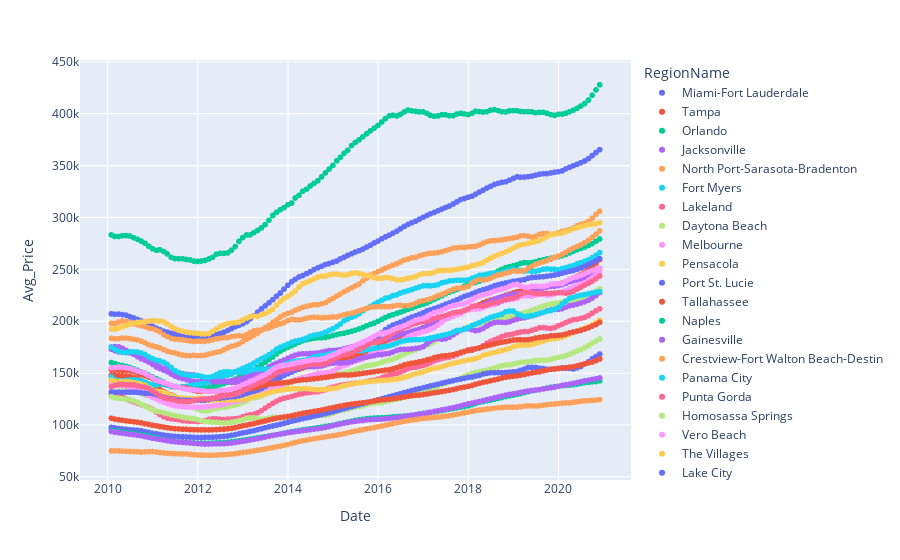
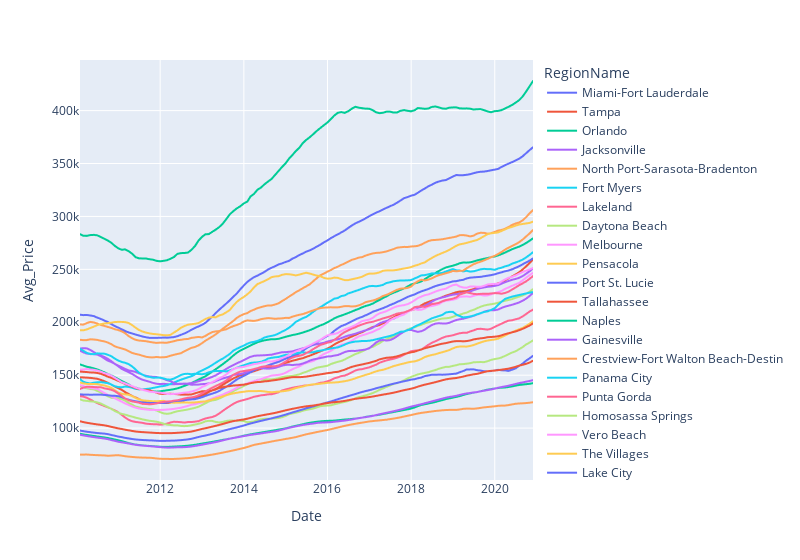

These figures' notebook cell, in order:
### Code cell
# Graph home sales for 2010-2019 for FL
fig = px.scatter(FL_base_df, x="Date", y="Avg_Price", color="RegionName", hover_data=['RegionName'])
fig.show()
#plt.savefig("..\reports\images\FL2010-2019Sales.png")
fig1 = px.line(FL_base_df, x="Date", y="Avg_Price", color="RegionName", width=800)
fig1.show()

### Figure 1 — Plotly figure (JSON) as saved in the notebook; plotly's stock layout.template omitted (floating-point values rounded to 4 significant figures; data arrays with more than 128 entries replaced by an {"elided": "..."} marker saying what was removed)
{"data": [{"customdata": {"elided": "131x1 str values"}, "hovertemplate": "RegionName=%{customdata[0]}<br>Date=%{x}<br>Avg_Price=%{y}<extra></extra>", "legendgroup": "Miami-Fort Lauderdale", "marker": {"color": "#636efa", "symbol": "circle"}, "mode": "markers", "name": "Miami-Fort Lauderdale", "showlegend": true, "type": "scattergl", "x": {"elided": "131 str values"}, "xaxis": "x", "y": {"elided": "131 int values"}, "yaxis": "y"}, {"customdata": {"elided": "131x1 str values"}, "hovertemplate": "RegionName=%{customdata[0]}<br>Date=%{x}<br>Avg_Price=%{y}<extra></extra>", "legendgroup": "Tampa", "marker": {"color": "#EF553B", "symbol": "circle"}, "mode": "markers", "name": "Tampa", "showlegend": true, "type": "scattergl", "x": {"elided": "131 str values"}, "xaxis": "x", "y": {"elided": "131 int values"}, "yaxis": "y"}, {"customdata": {"elided": "131x1 str values"}, "hovertemplate": "RegionName=%{customdata[0]}<br>Date=%{x}<br>Avg_Price=%{y}<extra></extra>", "legendgroup": "Orlando", "marker": {"color": "#00cc96", "symbol": "circle"}, "mode": "markers", "name": "Orlando", "showlegend": true, "type": "scattergl", "x": {"elided": "131 str values"}, "xaxis": "x", "y": {"elided": "131 int values"}, "yaxis": "y"}, {"customdata": {"elided": "131x1 str values"}, "hovertemplate": "RegionName=%{customdata[0]}<br>Date=%{x}<br>Avg_Price=%{y}<extra></extra>", "legendgroup": "Jacksonville", "marker": {"color": "#ab63fa", "symbol": "circle"}, "mode": "markers", "name": "Jacksonville", "showlegend": true, "type": "scattergl", "x": {"elided": "131 str values"}, "xaxis": "x", "y": {"elided": "131 int values"}, "yaxis": "y"}, {"customdata": {"elided": "131x1 str values"}, "hovertemplate": "RegionName=%{customdata[0]}<br>Date=%{x}<br>Avg_Price=%{y}<extra></extra>", "legendgroup": "North Port-Sarasota-Bradenton", "marker": {"color": "#FFA15A", "symbol": "circle"}, "mode": "markers", "name": "North Port-Sarasota-Bradenton", "showlegend": true, "type": "scattergl", "x": {"elided": "131 str values"}, "xaxis": "x", "y": {"elided": "131 int values"}, "yaxis": "y"}, {"customdata": {"elided": "131x1 str values"}, "hovertemplate": "RegionName=%{customdata[0]}<br>Date=%{x}<br>Avg_Price=%{y}<extra></extra>", "legendgroup": "Fort Myers", "marker": {"color": "#19d3f3", "symbol": "circle"}, "mode": "markers", "name": "Fort Myers", "showlegend": true, "type": "scattergl", "x": {"elided": "131 str values"}, "xaxis": "x", "y": {"elided": "131 int values"}, "yaxis": "y"}, {"customdata": {"elided": "131x1 str values"}, "hovertemplate": "RegionName=%{customdata[0]}<br>Date=%{x}<br>Avg_Price=%{y}<extra></extra>", "legendgroup": "Lakeland", "marker": {"color": "#FF6692", "symbol": "circle"}, "mode": "markers", "name": "Lakeland", "showlegend": true, "type": "scattergl", "x": {"elided": "131 str values"}, "xaxis": "x", "y": {"elided": "131 int values"}, "yaxis": "y"}, {"customdata": {"elided": "131x1 str values"}, "hovertemplate": "RegionName=%{customdata[0]}<br>Date=%{x}<br>Avg_Price=%{y}<extra></extra>", "legendgroup": "Daytona Beach", "marker": {"color": "#B6E880", "symbol": "circle"}, "mode": "markers", "name": "Daytona Beach", "showlegend": true, "type": "scattergl", "x": {"elided": "131 str values"}, "xaxis": "x", "y": {"elided": "131 int values"}, "yaxis": "y"}, {"customdata": {"elided": "131x1 str values"}, "hovertemplate": "RegionName=%{customdata[0]}<br>Date=%{x}<br>Avg_Price=%{y}<extra></extra>", "legendgroup": "Melbourne", "marker": {"color": "#FF97FF", "symbol": "circle"}, "mode": "markers", "name": "Melbourne", "showlegend": true, "type": "scattergl", "x": {"elided": "131 str values"}, "xaxis": "x", "y": {"elided": "131 int values"}, "yaxis": "y"}, {"customdata": {"elided": "131x1 str values"}, "hovertemplate": "RegionName=%{customdata[0]}<br>Date=%{x}<br>Avg_Price=%{y}<extra></extra>", "legendgroup": "Pensacola", "marker": {"color": "#FECB52", "symbol": "circle"}, "mode": "markers", "name": "Pensacola", "showlegend": true, "type": "scattergl", "x": {"elided": "131 str values"}, "xaxis": "x", "y": {"elided": "131 int values"}, "yaxis": "y"}, {"customdata": {"elided": "131x1 str values"}, "hovertemplate": "RegionName=%{customdata[0]}<br>Date=%{x}<br>Avg_Price=%{y}<extra></extra>", "legendgroup": "Port St. Lucie", "marker": {"color": "#636efa", "symbol": "circle"}, "mode": "markers", "name": "Port St. Lucie", "showlegend": true, "type": "scattergl", "x": {"elided": "131 str values"}, "xaxis": "x", "y": {"elided": "131 int values"}, "yaxis": "y"}, {"customdata": {"elided": "131x1 str values"}, "hovertemplate": "RegionName=%{customdata[0]}<br>Date=%{x}<br>Avg_Price=%{y}<extra></extra>", "legendgroup": "Tallahassee", "marker": {"color": "#EF553B", "symbol": "circle"}, "mode": "markers", "name": "Tallahassee", "showlegend": true, "type": "scattergl", "x": {"elided": "131 str values"}, "xaxis": "x", "y": {"elided": "131 int values"}, "yaxis": "y"}, {"customdata": {"elided": "131x1 str values"}, "hovertemplate": "RegionName=%{customdata[0]}<br>Date=%{x}<br>Avg_Price=%{y}<extra></extra>", "legendgroup": "Naples", "marker": {"color": "#00cc96", "symbol": "circle"}, "mode": "markers", "name": "Naples", "showlegend": true, "type": "scattergl", "x": {"elided": "131 str values"}, "xaxis": "x", "y": {"elided": "131 int values"}, "yaxis": "y"}, {"customdata": {"elided": "131x1 str values"}, "hovertemplate": "RegionName=%{customdata[0]}<br>Date=%{x}<br>Avg_Price=%{y}<extra></extra>", "legendgroup": "Gainesville", "marker": {"color": "#ab63fa", "symbol": "circle"}, "mode": "markers", "name": "Gainesville", "showlegend": true, "type": "scattergl", "x": {"elided": "131 str values"}, "xaxis": "x", "y": {"elided": "131 int values"}, "yaxis": "y"}, {"customdata": {"elided": "131x1 str values"}, "hovertemplate": "RegionName=%{customdata[0]}<br>Date=%{x}<br>Avg_Price=%{y}<extra></extra>", "legendgroup": "Crestview-Fort Walton Beach-Destin", "marker": {"color": "#FFA15A", "symbol": "circle"}, "mode": "markers", "name": "Crestview-Fort Walton Beach-Destin", "showlegend": true, "type": "scattergl", "x": {"elided": "131 str values"}, "xaxis": "x", "y": {"elided": "131 int values"}, "yaxis": "y"}, {"customdata": {"elided": "131x1 str values"}, "hovertemplate": "RegionName=%{customdata[0]}<br>Date=%{x}<br>Avg_Price=%{y}<extra></extra>", "legendgroup": "Panama City", "marker": {"color": "#19d3f3", "symbol": "circle"}, "mode": "markers", "name": "Panama City", "showlegend": true, "type": "scattergl", "x": {"elided": "131 str values"}, "xaxis": "x", "y": {"elided": "131 int values"}, "yaxis": "y"}, {"customdata": {"elided": "131x1 str values"}, "hovertemplate": "RegionName=%{customdata[0]}<br>Date=%{x}<br>Avg_Price=%{y}<extra></extra>", "legendgroup": "Punta Gorda", "marker": {"color": "#FF6692", "symbol": "circle"}, "mode": "markers", "name": "Punta Gorda", "showlegend": true, "type": "scattergl", "x": {"elided": "131 str values"}, "xaxis": "x", "y": {"elided": "131 int values"}, "yaxis": "y"}, {"customdata": {"elided": "131x1 str values"}, "hovertemplate": "RegionName=%{customdata[0]}<br>Date=%{x}<br>Avg_Price=%{y}<extra></extra>", "legendgroup": "Homosassa Springs", "marker": {"color": "#B6E880", "symbol": "circle"}, "mode": "markers", "name": "Homosassa Springs", "showlegend": true, "type": "scattergl", "x": {"elided": "131 str values"}, "xaxis": "x", "y": {"elided": "131 int values"}, "yaxis": "y"}, {"customdata": {"elided": "131x1 str values"}, "hovertemplate": "RegionName=%{customdata[0]}<br>Date=%{x}<br>Avg_Price=%{y}<extra></extra>", "legendgroup": "Vero Beach", "marker": {"color": "#FF97FF", "symbol": "circle"}, "mode": "markers", "name": "Vero Beach", "showlegend": true, "type": "scattergl", "x": {"elided": "131 str values"}, "xaxis": "x", "y": {"elided": "131 int values"}, "yaxis": "y"}, {"customdata": {"elided": "131x1 str values"}, "hovertemplate": "RegionName=%{customdata[0]}<br>Date=%{x}<br>Avg_Price=%{y}<extra></extra>", "legendgroup": "The Villages", "marker": {"color": "#FECB52", "symbol": "circle"}, "mode": "markers", "name": "The Villages", "showlegend": true, "type": "scattergl", "x": {"elided": "131 str values"}, "xaxis": "x", "y": {"elided": "131 int values"}, "yaxis": "y"}, {"customdata": {"elided": "131x1 str values"}, "hovertemplate": "RegionName=%{customdata[0]}<br>Date=%{x}<br>Avg_Price=%{y}<extra></extra>", "legendgroup": "Lake City", "marker": {"color": "#636efa", "symbol": "circle"}, "mode": "markers", "name": "Lake City", "showlegend": true, "type": "scattergl", "x": {"elided": "131 str values"}, "xaxis": "x", "y": {"elided": "131 int values"}, "yaxis": "y"}, {"customdata": {"elided": "131x1 str values"}, "hovertemplate": "RegionName=%{customdata[0]}<br>Date=%{x}<br>Avg_Price=%{y}<extra></extra>", "legendgroup": "Okeechobee", "marker": {"color": "#EF553B", "symbol": "circle"}, "mode": "markers", "name": "Okeechobee", "showlegend": true, "type": "scattergl", "x": {"elided": "131 str values"}, "xaxis": "x", "y": {"elided": "131 int values"}, "yaxis": "y"}, {"customdata": {"elided": "131x1 str values"}, "hovertemplate": "RegionName=%{customdata[0]}<br>Date=%{x}<br>Avg_Price=%{y}<extra></extra>", "legendgroup": "Clewiston", "marker": {"color": "#00cc96", "symbol": "circle"}, "mode": "markers", "name": "Clewiston", "showlegend": true, "type": "scattergl", "x": {"elided": "131 str values"}, "xaxis": "x", "y": {"elided": "131 int values"}, "yaxis": "y"}, {"customdata": {"elided": "131x1 str values"}, "hovertemplate": "RegionName=%{customdata[0]}<br>Date=%{x}<br>Avg_Price=%{y}<extra></extra>", "legendgroup": "Arcadia", "marker": {"color": "#ab63fa", "symbol": "circle"}, "mode": "markers", "name": "Arcadia", "showlegend": true, "type": "scattergl", "x": {"elided": "131 str values"}, "xaxis": "x", "y": {"elided": "131 int values"}, "yaxis": "y"}, {"customdata": {"elided": "131x1 str values"}, "hovertemplate": "RegionName=%{customdata[0]}<br>Date=%{x}<br>Avg_Price=%{y}<extra></extra>", "legendgroup": "Wauchula", "marker": {"color": "#FFA15A", "symbol": "circle"}, "mode": "markers", "name": "Wauchula", "showlegend": true, "type": "scattergl", "x": {"elided": "131 str values"}, "xaxis": "x", "y": {"elided": "131 int values"}, "yaxis": "y"}], "layout": {"legend": {"title": {"text": "RegionName"}, "tracegroupgap": 0}, "margin": {"t": 60}, "xaxis": {"anchor": "y", "domain": [0, 1], "title": {"text": "Date"}}, "yaxis": {"anchor": "x", "domain": [0, 1], "title": {"text": "Avg_Price"}}}}

### Figure 2 — Plotly figure (JSON) as saved in the notebook; plotly's stock layout.template omitted (floating-point values rounded to 4 significant figures; data arrays with more than 128 entries replaced by an {"elided": "..."} marker saying what was removed)
{"data": [{"hovertemplate": "RegionName=Miami-Fort Lauderdale<br>Date=%{x}<br>Avg_Price=%{y}<extra></extra>", "legendgroup": "Miami-Fort Lauderdale", "line": {"color": "#636efa", "dash": "solid"}, "mode": "lines", "name": "Miami-Fort Lauderdale", "showlegend": true, "type": "scattergl", "x": {"elided": "131 str values"}, "xaxis": "x", "y": {"elided": "131 int values"}, "yaxis": "y"}, {"hovertemplate": "RegionName=Tampa<br>Date=%{x}<br>Avg_Price=%{y}<extra></extra>", "legendgroup": "Tampa", "line": {"color": "#EF553B", "dash": "solid"}, "mode": "lines", "name": "Tampa", "showlegend": true, "type": "scattergl", "x": {"elided": "131 str values"}, "xaxis": "x", "y": {"elided": "131 int values"}, "yaxis": "y"}, {"hovertemplate": "RegionName=Orlando<br>Date=%{x}<br>Avg_Price=%{y}<extra></extra>", "legendgroup": "Orlando", "line": {"color": "#00cc96", "dash": "solid"}, "mode": "lines", "name": "Orlando", "showlegend": true, "type": "scattergl", "x": {"elided": "131 str values"}, "xaxis": "x", "y": {"elided": "131 int values"}, "yaxis": "y"}, {"hovertemplate": "RegionName=Jacksonville<br>Date=%{x}<br>Avg_Price=%{y}<extra></extra>", "legendgroup": "Jacksonville", "line": {"color": "#ab63fa", "dash": "solid"}, "mode": "lines", "name": "Jacksonville", "showlegend": true, "type": "scattergl", "x": {"elided": "131 str values"}, "xaxis": "x", "y": {"elided": "131 int values"}, "yaxis": "y"}, {"hovertemplate": "RegionName=North Port-Sarasota-Bradenton<br>Date=%{x}<br>Avg_Price=%{y}<extra></extra>", "legendgroup": "North Port-Sarasota-Bradenton", "line": {"color": "#FFA15A", "dash": "solid"}, "mode": "lines", "name": "North Port-Sarasota-Bradenton", "showlegend": true, "type": "scattergl", "x": {"elided": "131 str values"}, "xaxis": "x", "y": {"elided": "131 int values"}, "yaxis": "y"}, {"hovertemplate": "RegionName=Fort Myers<br>Date=%{x}<br>Avg_Price=%{y}<extra></extra>", "legendgroup": "Fort Myers", "line": {"color": "#19d3f3", "dash": "solid"}, "mode": "lines", "name": "Fort Myers", "showlegend": true, "type": "scattergl", "x": {"elided": "131 str values"}, "xaxis": "x", "y": {"elided": "131 int values"}, "yaxis": "y"}, {"hovertemplate": "RegionName=Lakeland<br>Date=%{x}<br>Avg_Price=%{y}<extra></extra>", "legendgroup": "Lakeland", "line": {"color": "#FF6692", "dash": "solid"}, "mode": "lines", "name": "Lakeland", "showlegend": true, "type": "scattergl", "x": {"elided": "131 str values"}, "xaxis": "x", "y": {"elided": "131 int values"}, "yaxis": "y"}, {"hovertemplate": "RegionName=Daytona Beach<br>Date=%{x}<br>Avg_Price=%{y}<extra></extra>", "legendgroup": "Daytona Beach", "line": {"color": "#B6E880", "dash": "solid"}, "mode": "lines", "name": "Daytona Beach", "showlegend": true, "type": "scattergl", "x": {"elided": "131 str values"}, "xaxis": "x", "y": {"elided": "131 int values"}, "yaxis": "y"}, {"hovertemplate": "RegionName=Melbourne<br>Date=%{x}<br>Avg_Price=%{y}<extra></extra>", "legendgroup": "Melbourne", "line": {"color": "#FF97FF", "dash": "solid"}, "mode": "lines", "name": "Melbourne", "showlegend": true, "type": "scattergl", "x": {"elided": "131 str values"}, "xaxis": "x", "y": {"elided": "131 int values"}, "yaxis": "y"}, {"hovertemplate": "RegionName=Pensacola<br>Date=%{x}<br>Avg_Price=%{y}<extra></extra>", "legendgroup": "Pensacola", "line": {"color": "#FECB52", "dash": "solid"}, "mode": "lines", "name": "Pensacola", "showlegend": true, "type": "scattergl", "x": {"elided": "131 str values"}, "xaxis": "x", "y": {"elided": "131 int values"}, "yaxis": "y"}, {"hovertemplate": "RegionName=Port St. Lucie<br>Date=%{x}<br>Avg_Price=%{y}<extra></extra>", "legendgroup": "Port St. Lucie", "line": {"color": "#636efa", "dash": "solid"}, "mode": "lines", "name": "Port St. Lucie", "showlegend": true, "type": "scattergl", "x": {"elided": "131 str values"}, "xaxis": "x", "y": {"elided": "131 int values"}, "yaxis": "y"}, {"hovertemplate": "RegionName=Tallahassee<br>Date=%{x}<br>Avg_Price=%{y}<extra></extra>", "legendgroup": "Tallahassee", "line": {"color": "#EF553B", "dash": "solid"}, "mode": "lines", "name": "Tallahassee", "showlegend": true, "type": "scattergl", "x": {"elided": "131 str values"}, "xaxis": "x", "y": {"elided": "131 int values"}, "yaxis": "y"}, {"hovertemplate": "RegionName=Naples<br>Date=%{x}<br>Avg_Price=%{y}<extra></extra>", "legendgroup": "Naples", "line": {"color": "#00cc96", "dash": "solid"}, "mode": "lines", "name": "Naples", "showlegend": true, "type": "scattergl", "x": {"elided": "131 str values"}, "xaxis": "x", "y": {"elided": "131 int values"}, "yaxis": "y"}, {"hovertemplate": "RegionName=Gainesville<br>Date=%{x}<br>Avg_Price=%{y}<extra></extra>", "legendgroup": "Gainesville", "line": {"color": "#ab63fa", "dash": "solid"}, "mode": "lines", "name": "Gainesville", "showlegend": true, "type": "scattergl", "x": {"elided": "131 str values"}, "xaxis": "x", "y": {"elided": "131 int values"}, "yaxis": "y"}, {"hovertemplate": "RegionName=Crestview-Fort Walton Beach-Destin<br>Date=%{x}<br>Avg_Price=%{y}<extra></extra>", "legendgroup": "Crestview-Fort Walton Beach-Destin", "line": {"color": "#FFA15A", "dash": "solid"}, "mode": "lines", "name": "Crestview-Fort Walton Beach-Destin", "showlegend": true, "type": "scattergl", "x": {"elided": "131 str values"}, "xaxis": "x", "y": {"elided": "131 int values"}, "yaxis": "y"}, {"hovertemplate": "RegionName=Panama City<br>Date=%{x}<br>Avg_Price=%{y}<extra></extra>", "legendgroup": "Panama City", "line": {"color": "#19d3f3", "dash": "solid"}, "mode": "lines", "name": "Panama City", "showlegend": true, "type": "scattergl", "x": {"elided": "131 str values"}, "xaxis": "x", "y": {"elided": "131 int values"}, "yaxis": "y"}, {"hovertemplate": "RegionName=Punta Gorda<br>Date=%{x}<br>Avg_Price=%{y}<extra></extra>", "legendgroup": "Punta Gorda", "line": {"color": "#FF6692", "dash": "solid"}, "mode": "lines", "name": "Punta Gorda", "showlegend": true, "type": "scattergl", "x": {"elided": "131 str values"}, "xaxis": "x", "y": {"elided": "131 int values"}, "yaxis": "y"}, {"hovertemplate": "RegionName=Homosassa Springs<br>Date=%{x}<br>Avg_Price=%{y}<extra></extra>", "legendgroup": "Homosassa Springs", "line": {"color": "#B6E880", "dash": "solid"}, "mode": "lines", "name": "Homosassa Springs", "showlegend": true, "type": "scattergl", "x": {"elided": "131 str values"}, "xaxis": "x", "y": {"elided": "131 int values"}, "yaxis": "y"}, {"hovertemplate": "RegionName=Vero Beach<br>Date=%{x}<br>Avg_Price=%{y}<extra></extra>", "legendgroup": "Vero Beach", "line": {"color": "#FF97FF", "dash": "solid"}, "mode": "lines", "name": "Vero Beach", "showlegend": true, "type": "scattergl", "x": {"elided": "131 str values"}, "xaxis": "x", "y": {"elided": "131 int values"}, "yaxis": "y"}, {"hovertemplate": "RegionName=The Villages<br>Date=%{x}<br>Avg_Price=%{y}<extra></extra>", "legendgroup": "The Villages", "line": {"color": "#FECB52", "dash": "solid"}, "mode": "lines", "name": "The Villages", "showlegend": true, "type": "scattergl", "x": {"elided": "131 str values"}, "xaxis": "x", "y": {"elided": "131 int values"}, "yaxis": "y"}, {"hovertemplate": "RegionName=Lake City<br>Date=%{x}<br>Avg_Price=%{y}<extra></extra>", "legendgroup": "Lake City", "line": {"color": "#636efa", "dash": "solid"}, "mode": "lines", "name": "Lake City", "showlegend": true, "type": "scattergl", "x": {"elided": "131 str values"}, "xaxis": "x", "y": {"elided": "131 int values"}, "yaxis": "y"}, {"hovertemplate": "RegionName=Okeechobee<br>Date=%{x}<br>Avg_Price=%{y}<extra></extra>", "legendgroup": "Okeechobee", "line": {"color": "#EF553B", "dash": "solid"}, "mode": "lines", "name": "Okeechobee", "showlegend": true, "type": "scattergl", "x": {"elided": "131 str values"}, "xaxis": "x", "y": {"elided": "131 int values"}, "yaxis": "y"}, {"hovertemplate": "RegionName=Clewiston<br>Date=%{x}<br>Avg_Price=%{y}<extra></extra>", "legendgroup": "Clewiston", "line": {"color": "#00cc96", "dash": "solid"}, "mode": "lines", "name": "Clewiston", "showlegend": true, "type": "scattergl", "x": {"elided": "131 str values"}, "xaxis": "x", "y": {"elided": "131 int values"}, "yaxis": "y"}, {"hovertemplate": "RegionName=Arcadia<br>Date=%{x}<br>Avg_Price=%{y}<extra></extra>", "legendgroup": "Arcadia", "line": {"color": "#ab63fa", "dash": "solid"}, "mode": "lines", "name": "Arcadia", "showlegend": true, "type": "scattergl", "x": {"elided": "131 str values"}, "xaxis": "x", "y": {"elided": "131 int values"}, "yaxis": "y"}, {"hovertemplate": "RegionName=Wauchula<br>Date=%{x}<br>Avg_Price=%{y}<extra></extra>", "legendgroup": "Wauchula", "line": {"color": "#FFA15A", "dash": "solid"}, "mode": "lines", "name": "Wauchula", "showlegend": true, "type": "scattergl", "x": {"elided": "131 str values"}, "xaxis": "x", "y": {"elided": "131 int values"}, "yaxis": "y"}], "layout": {"legend": {"title": {"text": "RegionName"}, "tracegroupgap": 0}, "margin": {"t": 60}, "width": 800, "xaxis": {"anchor": "y", "domain": [0, 1], "title": {"text": "Date"}}, "yaxis": {"anchor": "x", "domain": [0, 1], "title": {"text": "Avg_Price"}}}}
